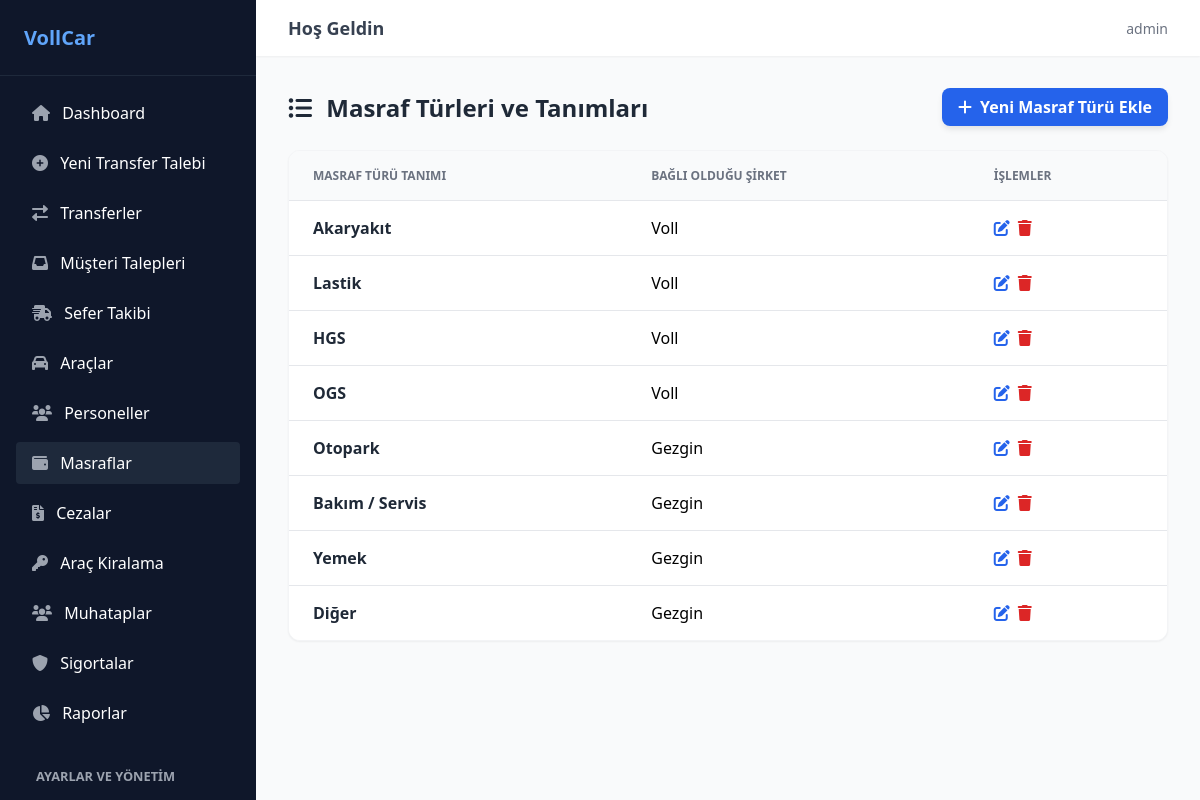
The app's page /masraf-turleri/ (signed in) with its own data.
### transfer/models.py (models this page shows, shortened)
class MasrafTuru(models.Model):
    tanimi = models.CharField(max_length=100)
    firma = models.ForeignKey('Firma', on_delete=models.CASCADE, null=True, blank=True, verbose_name="Şirket")

class Firma(models.Model):
    sirket_kodu = models.CharField(max_length=50, unique=True, null=True, blank=True, verbose_name="Şirket Kodu")
    ad = models.CharField(max_length=200, verbose_name="Şirket Adı")
    iletisim = models.CharField(max_length=100, null=True, blank=True, verbose_name="İletişim Bilgisi")
    def __str__(self):
        return self.ad

### transfer/views.py (the view)
# urls.py: path('masraf-turleri/', staff_only(views.masraf_turu_listesi), name='masraf_turu_listesi'),
@login_required
def masraf_turu_listesi(request):
    turler = MasrafTuru.objects.all()
    return render(request, 'transfer/masraf_turu_listesi.html', {'masraf_turleri': turler})

### transfer/urls.py (called while the page is built)
def staff_only(view_func):
    return user_passes_test(lambda u: u.is_staff, login_url='transfer_listesi')(view_func)

### transfer/templates/transfer/masraf_turu_listesi.html (shortened to what this page needs)
{% extends "transfer/base.html" %}
{% block content %}
<div class="card-container-large">
    <div class="card-header">
        <h1 class="card-title"><i class="fas fa-list-ul mr-2"></i> Masraf Türleri ve Tanımları</h1>
        <a href="{% url 'masraf_turu_ekle' %}" class="btn-blue">
            <i class="fas fa-plus"></i> Yeni Masraf Türü Ekle
        </a>
    </div>
    <div class="table-container" style="margin-top:20px;">
        <table class="data-table">
            <thead>
                <tr>
                    <th>Masraf Türü Tanımı</th>
                    <th>Bağlı Olduğu Şirket</th>
                    <th>İşlemler</th>
                </tr>
            </thead>
            <tbody>
                {% for tur in masraf_turleri %}
                <tr>
                    <td class="table-text-bold">{{ tur.tanimi }}</td>
                    <td>{{ tur.firma|default:"Genel" }}</td>
                    <td>
                        <div class="action-buttons">
                            <a href="{% url 'masraf_turu_duzenle' tur.id %}" class="action-btn-blue" title="Düzenle"><i class="fas fa-edit"></i></a>
                            <a href="{% url 'masraf_turu_sil' tur.id %}" class="action-btn-red" title="Sil"><i class="fas fa-trash"></i></a>
                        </div>
                    </td>
                </tr>
                {% empty %}
                <tr>
                    <td colspan="3" class="empty-state">Henüz bir masraf türü tanımlanmamış.</td>
                </tr>
                {% endfor %}
            </tbody>
        </table>
    </div>
</div>
{% endblock %}

### transfer/templates/transfer/base.html (shortened to what this page needs)
{% load static %}
<!DOCTYPE html>
<html lang="tr">
<head>
    <link rel="stylesheet" href="{% static 'transfer/css/style.css' %}">
    <link rel="stylesheet" href="https://cdnjs.cloudflare.com/ajax/libs/font-awesome/6.0.0/css/all.min.css">
</head>
<body>
    <div class="app-container">
        <aside class="sidebar" style="overflow-y: auto; height: 100vh;">
            <div class="sidebar-header">
                VollCar
            </div>
            <nav class="sidebar-nav">
                {% if request.user.is_staff %}
                <a href="{% url 'dashboard' %}" class="nav-link {% if request.resolver_match.url_name == 'dashboard' %}active{% endif %}">
                    <i class="fas fa-home"></i> Dashboard
                </a>
                {% endif %}
                <a href="{% url 'transfer_ekle' %}" class="nav-link {% if request.resolver_match.url_name == 'transfer_ekle' %}active{% endif %}">
                    <i class="fas fa-plus-circle"></i> Yeni Transfer Talebi
                </a>
                <a href="{% url 'transfer_listesi' %}" class="nav-link {% if request.resolver_match.url_name == 'transfer_listesi' %}active{% endif %}">
                    <i class="fas fa-exchange-alt"></i> Transferler
                </a>
                {% if request.user.is_staff %}
                <a href="{% url 'transfer_talep_listesi' %}" class="nav-link {% if request.resolver_match.url_name == 'transfer_talep_listesi' %}active{% endif %}">
                    <i class="fas fa-inbox"></i> Müşteri Talepleri
                </a>
                <a href="{% url 'sefer_listesi' %}" class="nav-link {% if request.resolver_match.url_name == 'sefer_listesi' %}active{% endif %}">
                    <i class="fas fa-shipping-fast"></i> Sefer Takibi
                </a>
                <a href="{% url 'arac_listesi' %}" class="nav-link {% if request.resolver_match.url_name == 'arac_listesi' or request.resolver_match.url_name == 'arac_ekle' %}active{% endif %}">
                    <i class="fas fa-car"></i> Araçlar
                </a>
                <a href="{% url 'personel_listesi' %}" class="nav-link {% if request.resolver_match.url_name == 'personel_listesi' or request.resolver_match.url_name == 'personel_ekle' %}active{% endif %}">
                    <i class="fas fa-users"></i> Personeller
                </a>
                <a href="{% url 'masraf_listesi' %}" class="nav-link {% if 'masraf' in request.resolver_match.url_name %}active{% endif %}">
                    <i class="fas fa-wallet"></i> Masraflar
                </a>
                <a href="{% url 'ceza_listesi' %}" class="nav-link {% if 'ceza' in request.resolver_match.url_name %}active{% endif %}">
                    <i class="fas fa-file-invoice-dollar"></i> Cezalar
                </a>
                <a href="{% url 'kiralama_listesi' %}" class="nav-link {% if 'kiralama' in request.resolver_match.url_name %}active{% endif %}">
                    <i class="fas fa-key"></i> Araç Kiralama
                </a>
                <a href="{% url 'muhatap_listesi' %}" class="nav-link {% if 'muhatap' in request.resolver_match.url_name %}active{% endif %}">
                    <i class="fas fa-users"></i> Muhataplar
                </a>
                <a href="{% url 'sigorta_listesi' %}" class="nav-link {% if 'sigorta' in request.resolver_match.url_name %}active{% endif %}">
                    <i class="fas fa-shield-alt"></i> Sigortalar
                </a>
                <a href="{% url 'raporlar_ana' %}" class="nav-link {% if 'rapor' in request.resolver_match.url_name %}active{% endif %}">
                    <i class="fas fa-chart-pie"></i> Raporlar
                </a>
                <div style="padding: 10px 20px; font-size: 0.8rem; color: #9ca3af; text-transform: uppercase; font-weight: bold; margin-top: 15px;">Ayarlar ve Yönetim</div>
                {% endif %}
            </nav>
        </aside>
        <main class="main-content">
            <header class="top-header">
                <h2 class="header-title">Hoş Geldin</h2>
                <div class="user-actions">
                    <span class="user-info">{{ user.username }}</span>
                </div>
            </header>
            <div class="content-wrapper">
                {% block content %}
                {% endblock %}
            </div>
        </main>
    </div>
</body>
</html>

### transfer/static/transfer/css/style.css (style rules this page uses)
body { background-color: #f3f4f6; font-family: ui-sans-serif, system-ui, -apple-system, BlinkMacSystemFont, "Segoe UI", Roboto, "Helvetica Neue", Arial, sans-serif; -webkit-font-smoothing: antialiased; margin: 0; padding: 0; }
.app-container { display: flex; height: 100vh; overflow: hidden; }
.sidebar { width: 256px; background-color: #0f172a; color: white; flex-shrink: 0; display: flex; flex-direction: column; }
.sidebar-header { padding: 1.5rem; font-size: 1.25rem; font-weight: 700; border-bottom: 1px solid #1e293b; color: #60a5fa; }
.sidebar-nav { flex: 1; padding: 1rem; display: flex; flex-direction: column; gap: 0.5rem; }
.sidebar { scrollbar-width: thin; scrollbar-color: #3b82f6 transparent; }
.nav-link { display: block; padding: 0.625rem 1rem; border-radius: 0.25rem; transition: background-color 0.2s; color: white; text-decoration: none; }
.nav-link:hover, .nav-link.active { background-color: #1e293b; }
.nav-link i { margin-right: 0.5rem; color: #9ca3af; }
.main-content { flex: 1; overflow-y: auto; background-color: #f9fafb; }
.top-header { background-color: white; box-shadow: 0 1px 2px 0 rgba(0, 0, 0, 0.05); padding: 1rem 2rem; display: flex; justify-content: space-between; align-items: center; }
.header-title { font-size: 1.125rem; font-weight: 600; color: #374151; margin: 0; }
.user-info { font-size: 0.875rem; color: #6b7280; }
.user-actions { display: flex; align-items: center; gap: 1rem; }
.content-wrapper { padding: 2rem; }
.card-container-large { max-width: 80rem; margin: 0 auto; }
.card-header { display: flex; justify-content: space-between; align-items: center; margin-bottom: 1.5rem; }
.card-title { font-size: 1.5rem; font-weight: 700; color: #1f2937; margin: 0; }
.btn-blue { background-color: #2563eb; color: white; padding: 0.5rem 1rem; border-radius: 0.5rem; text-decoration: none; display: inline-flex; align-items: center; font-weight: 600; box-shadow: 0 4px 6px -1px rgba(0, 0, 0, 0.1); transition: background-color 0.2s; border: none; cursor: pointer; }
.btn-blue i { margin-right: 0.5rem; }
.table-container { background-color: white; border-radius: 0.75rem; box-shadow: 0 1px 2px 0 rgba(0, 0, 0, 0.05); border: 1px solid #f3f4f6; overflow: hidden; overflow-x: auto; }
.data-table { min-width: 100%; border-collapse: collapse; }
.data-table th { background-color: #f9fafb; padding: 1rem 1.5rem; text-align: left; font-size: 0.75rem; font-weight: 700; color: #6b7280; text-transform: uppercase; }
.data-table td { padding: 1rem 1.5rem; background-color: white; border-top: 1px solid #e5e7eb; }
.action-buttons { display: flex; align-items: center; gap: 0.5rem; }
.action-btn-blue { color: #2563eb; transition: color 0.2s; text-decoration: none; }
.action-btn-red { color: #dc2626; transition: color 0.2s; text-decoration: none; }
.mr-2 { margin-right: 0.5rem; }
.table-text-bold { font-weight: bold; color: #1f2937; }

### records on screen
MasrafTuru: tanimi "Akaryakıt", firma "Voll"
MasrafTuru: tanimi "Lastik", firma "Voll"
MasrafTuru: tanimi "HGS", firma "Voll"
MasrafTuru: tanimi "OGS", firma "Voll"
MasrafTuru: tanimi "Otopark", firma "Gezgin"
MasrafTuru: tanimi "Bakım / Servis", firma "Gezgin"
MasrafTuru: tanimi "Yemek", firma "Gezgin"
MasrafTuru: tanimi "Diğer", firma "Gezgin"

### other values on screen
{{ user.username }} "admin"
